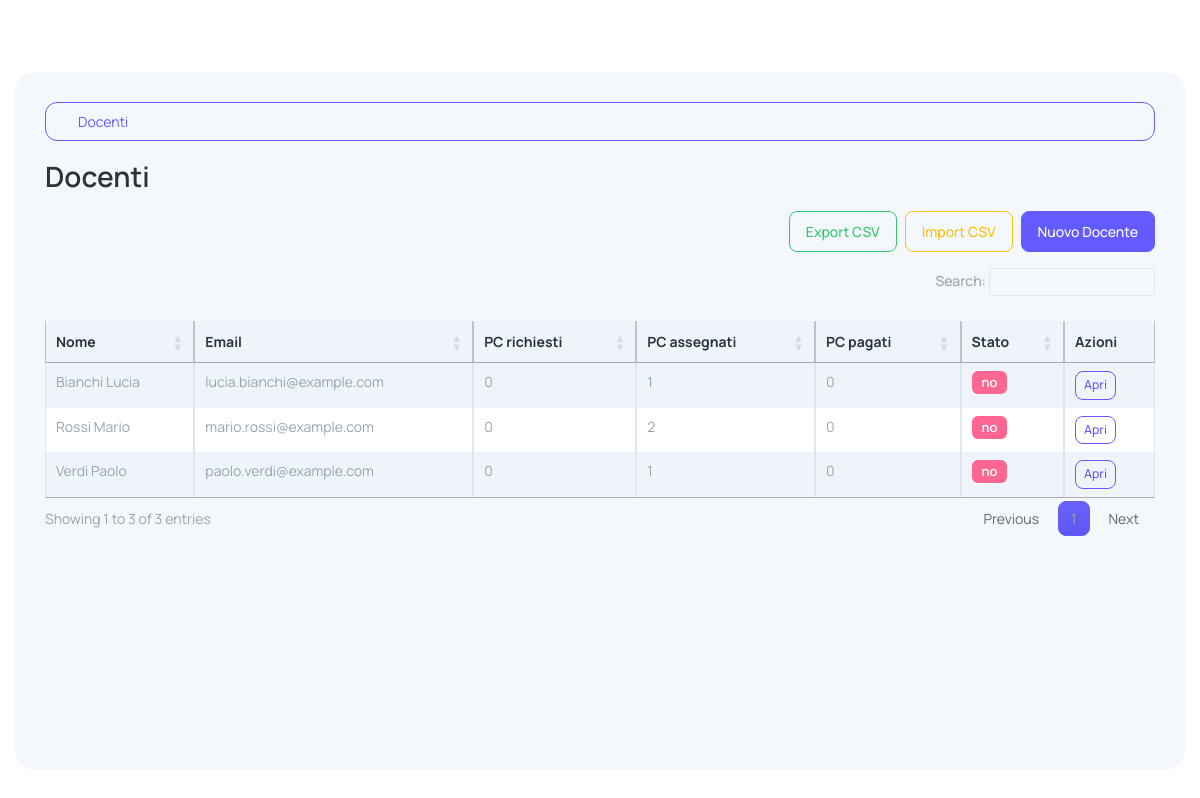
The app's page /customers (signed in) with its own data.
### tables this page shows
CREATE TABLE IF NOT EXISTS customers (
  id INT AUTO_INCREMENT PRIMARY KEY,
  first_name VARCHAR(100) NOT NULL,
  last_name VARCHAR(100) NOT NULL,
  email VARCHAR(190) NOT NULL UNIQUE,
  pc_requested_count INT NOT NULL DEFAULT 0,
  notes TEXT NULL,
  created_at TIMESTAMP NOT NULL DEFAULT CURRENT_TIMESTAMP,
  updated_at TIMESTAMP NULL DEFAULT NULL ON UPDATE CURRENT_TIMESTAMP
);

### app/core/Helpers.php (called while the page is built, shortened)
<?php
class Helpers {
  public static function url($path = '') {
    $scriptDir = str_replace('\\', '/', dirname($_SERVER['SCRIPT_NAME']));
    $base = $scriptDir === '/' ? '' : $scriptDir;
    return $base . '/' . ltrim($path, '/');
  }
  public static function view($template, $data = []) { extract($data); require __DIR__ . '/../views/layout.php'; }
}

### app/controllers/CustomerController.php (called while the page is built, shortened)
<?php
class CustomerController {
  public function index() {
    $customers = (new Customer())->all();
    Helpers::view('customers/index', ['title'=>'Docenti','customers'=>$customers]);
  }
}

### public/index.php (called while the page is built, shortened)
<?php
spl_autoload_register(function($class){
  $prefix = 'App\\';
  $path = __DIR__ . '/../app/' . str_replace('\\', '/', substr($class, strlen($prefix))) . '.php';
});
$router = new Router();
$router->get('/login', [AuthController::class,'loginForm']);
$router->post('/login', [AuthController::class,'login']);
$router->get('/logout', [AuthController::class,'logout']);
$router->get('/', function(){
  if (!Auth::check()) { Helpers::redirect('/login'); }
  $pdo = DB::conn();
  $counts = [];
  $counts['laptops_total'] = (int)$pdo->query('SELECT COUNT(*) c FROM laptops')->fetch()['c'];
  foreach (['ready','in_progress','missing_software','to_check','delivered'] as $st) {
    $stc = $pdo->prepare('SELECT COUNT(*) c FROM laptops WHERE status=?');
    $stc->execute([$st]);
    $counts[$st] = (int)$stc->fetch()['c'];
  }
  $counts['customers_total'] = (int)$pdo->query('SELECT COUNT(*) c FROM customers')->fetch()['c'];
  $counts['students_total'] = (int)$pdo->query('SELECT COUNT(*) c FROM students')->fetch()['c'];
  $counts['groups_total'] = (int)$pdo->query('SELECT COUNT(*) c FROM work_groups')->fetch()['c'];
  Helpers::view('dashboard', ['title'=>'Dashboard','counts'=>$counts]);
});
$router->get('/laptops', [LaptopController::class,'index']);
$router->get('/laptops/export', [LaptopController::class,'export']);
$router->post('/laptops/import', [LaptopController::class,'import']);
$router->get('/laptops/create', [LaptopController::class,'createForm']);
$router->post('/laptops', [LaptopController::class,'store']);
$router->get('/laptops/{id}', [LaptopController::class,'show']);
$router->get('/laptops/{id}/edit', [LaptopController::class,'editForm']);
$router->post('/laptops/{id}/update', [LaptopController::class,'update']);
$router->post('/laptops/{id}/delete', [LaptopController::class,'delete']);
$router->get('/customers', [CustomerController::class,'index']);
$router->get('/customers/export', [CustomerController::class,'export']);
$router->post('/customers/import', [CustomerController::class,'import']);
$router->get('/customers/create', [CustomerController::class,'createForm']);
$router->post('/customers', [CustomerController::class,'store']);
$router->get('/customers/{id}', [CustomerController::class,'show']);
$router->get('/customers/{id}/edit', [CustomerController::class,'editForm']);
$router->post('/customers/{id}/update', [CustomerController::class,'update']);
$router->post('/customers/{id}/delete', [CustomerController::class,'delete']);
$router->get('/students', [StudentController::class,'index']);
$router->get('/students/export', [StudentController::class,'export']);
$router->post('/students/import', [StudentController::class,'import']);
$router->get('/students/create', [StudentController::class,'createForm']);
$router->post('/students', [StudentController::class,'store']);
$router->get('/students/{id}/edit', [StudentController::class,'editForm']);
$router->post('/students/{id}/update', [StudentController::class,'update']);
$router->post('/students/{id}/delete', [StudentController::class,'delete']);
$router->get('/work-groups', [WorkGroupController::class,'index']);
$router->get('/work-groups/create', [WorkGroupController::class,'createForm']);
$router->post('/work-groups', [WorkGroupController::class,'store']);
$router->get('/work-groups/{id}', [WorkGroupController::class,'show']);
$router->get('/work-groups/{id}/edit', [WorkGroupController::class,'editForm']);
$router->post('/work-groups/{id}/update', [WorkGroupController::class,'update']);
$router->post('/work-groups/{id}/add-member', [WorkGroupController::class,'addMember']);
$router->post('/work-groups/{id}/remove-member', [WorkGroupController::class,'removeMember']);
$router->get('/work-groups/export', [WorkGroupController::class,'export']);
$router->post('/work-groups/import', [WorkGroupController::class,'import']);
$router->post('/work-groups/{id}/delete', [WorkGroupController::class,'delete']);
$router->get('/payments', [PaymentController::class,'index']);
$router->get('/payments/create', [PaymentController::class,'createForm']);
$router->post('/payments', [PaymentController::class,'store']);
$router->get('/payments/{id}/edit', [PaymentController::class,'editForm']);
$router->post('/payments/{id}/update', [PaymentController::class,'update']);
$router->post('/payments/{id}/delete', [PaymentController::class,'delete']);
$router->get('/logs', [LogsController::class,'index']);
$router->get('/software', [SoftwareController::class,'index']);
$router->get('/software/create', [SoftwareController::class,'createForm']);
$router->post('/software', [SoftwareController::class,'store']);
$router->get('/software/{id}/edit', [SoftwareController::class,'editForm']);
$router->post('/software/{id}/update', [SoftwareController::class,'update']);
$router->post('/software/{id}/delete', [SoftwareController::class,'delete']);
$router->dispatch();

### app/core/DB.php (called while the page is built, shortened)
<?php
class DB {
  private static $pdo;
  public static function conn() {
    if (!self::$pdo) {
      $config = require __DIR__ . '/../config.php';
      $host = $config['db']['host'];
      $port = $config['db']['port'];
      $name = $config['db']['name'];
      $charset = $config['db']['charset'];
      $dsn = "mysql:host={$host};port={$port};dbname={$name};charset={$charset}";
      $user = $config['db']['user'];
      $pass = $config['db']['pass'];
      self::$pdo = new PDO($dsn, $user, $pass, [
        PDO::ATTR_ERRMODE => PDO::ERRMODE_EXCEPTION,
        PDO::ATTR_DEFAULT_FETCH_MODE => PDO::FETCH_ASSOC,
      ]);
    }
    return self::$pdo;
  }
}

### app/models/Model.php (called while the page is built, shortened)
<?php
class Model {
  public function __construct() { $this->pdo = DB::conn(); }
}

### app/models/Customer.php (called while the page is built, shortened)
<?php
class Customer extends Model {
  public function all() {
    $st = $this->pdo->query('SELECT customers.*,
      (SELECT COUNT(*) FROM laptops l WHERE l.customer_id=customers.id) AS laptops_count,
      (SELECT COALESCE(SUM(pt.pcs_paid_count),0) FROM payment_transfers pt WHERE pt.customer_id=customers.id AND pt.status=\'verified\') AS pcs_paid_total
      FROM customers ORDER BY last_name, first_name');
    return $st->fetchAll();
  }
}

### app/views/customers/index.php (the view, shortened to what this page needs)
<h3 class="mb-3">Docenti</h3>
<div class="d-flex justify-content-end mb-3 gap-2">
  <a class="btn btn-outline-success export-csv" data-count="<?php echo count($customers); ?>" href="<?php echo \App\Core\Helpers::url('/customers/export'); ?>">Export CSV</a>
  <button type="button" class="btn btn-outline-warning" data-bs-toggle="modal" data-bs-target="#importModal">Import CSV</button>
  <a class="btn btn-primary" href="<?php echo \App\Core\Helpers::url('/customers/create'); ?>">Nuovo Docente</a>
</div>
<div class="table-responsive">
  <table id="customersTable" class="table table-striped table-bordered text-nowrap">
    <thead class="table-light"><tr><th>Nome</th><th>Email</th><th>PC richiesti</th><th>PC assegnati</th><th>PC pagati</th><th>Stato</th><th>Azioni</th></tr></thead>
    <tbody>
    <?php foreach ($customers as $c) { ?>
      <tr>
        <td><?php echo htmlspecialchars($c['last_name'].' '.$c['first_name']); ?></td>
        <td><?php echo htmlspecialchars($c['email']); ?></td>
        <td><?php echo (int)($c['pc_requested_count'] ?? 0); ?></td>
        <td><?php echo (int)($c['laptops_count'] ?? 0); ?></td>
        <td><?php echo (int)($c['pcs_paid_total'] ?? 0); ?></td>
        <?php $req = (int)($c['pc_requested_count'] ?? 0); $ass = (int)($c['laptops_count'] ?? 0); $paid = (int)($c['pcs_paid_total'] ?? 0); ?>
        <td><span class="badge bg-<?php echo ($req === $ass && $ass === $paid) ? 'success' : 'danger'; ?>"><?php echo ($req === $ass && $ass === $paid) ? 'ok' : 'no'; ?></span></td>
        <td>
          <a class="btn btn-sm btn-outline-primary" href="<?php echo \App\Core\Helpers::url('/customers/'.$c['id']); ?>">Apri</a>
        </td>
      </tr>
    <?php } ?>
    </tbody>
  </table>
</div>

### records on screen
customers: last_name+first_name "Bianchi Lucia", email "lucia.bianchi@example.com", pc_requested_count "0", laptops_count "1", pcs_paid_total "0", shows "no"
customers: last_name+first_name "Rossi Mario", email "mario.rossi@example.com", pc_requested_count "0", laptops_count "2", pcs_paid_total "0", shows "no"
customers: last_name+first_name "Verdi Paolo", email "paolo.verdi@example.com", pc_requested_count "0", laptops_count "1", pcs_paid_total "0", shows "no"

### other values on screen
$label0 "Docenti"
